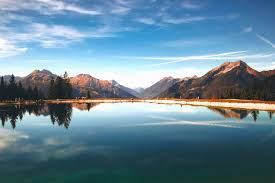
#> input picture fwdipprogramandoutput89101112/download.jpeg, 275 x 183 px
$ python 8.py
#> lines starting #> are read from the running program, lines starting #| are printed output that depends on the picture
import cv2
import numpy as np

image = cv2.imread('download.jpeg')
#> image is the input picture: shape (183, 275, 3); mean B, G, R 150.7, 133.5, 103.1
angle  = 45
scale_factor = 0.3
tx = 100
ty = 50

height,width = image.shape[:2]
#> height = 183; width = 275
rotation_matrix = cv2.getRotationMatrix2D((width/2,height/2),angle,scale_factor)
rotated_image = cv2.warpAffine(image,rotation_matrix,(width,height))
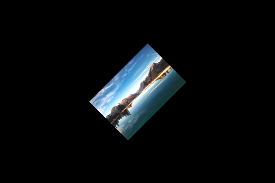
#> rotated_image: shape (183, 275, 3); mean B, G, R 13.6, 12, 9.3
translation_matrix = np.float32([[1,0,tx],[0,1,ty]])
translation_image = cv2.warpAffine(image,translation_matrix,(width,height))
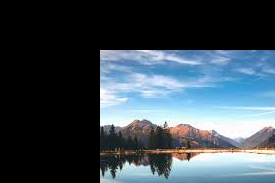
#> translation_image: shape (183, 275, 3); mean B, G, R 86.7, 76.9, 63

cv2.imshow('Original Image',image)
cv2.imshow('Rotated Image',rotated_image)
cv2.imshow('Translated Image',translation_image)

cv2.waitKey(0)
cv2.destroyAllWindows()

$ run again, with fwdipprogramandoutput89101112/image.jpeg copied over fwdipprogramandoutput89101112/download.jpeg
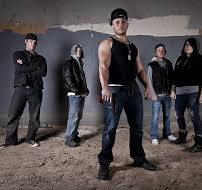
#> input picture fwdipprogramandoutput89101112/image.jpeg, 202 x 190 px
#> image is the input picture: shape (190, 202, 3); mean B, G, R 73.8, 72.4, 78.2
#> `rotated_image = cv2.warpAffine(image,rotation_matrix,(width,height))`:
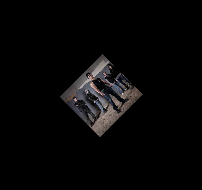
#> rotated_image: shape (190, 202, 3); mean B, G, R 6.7, 6.5, 7.1
#> `translation_image = cv2.warpAffine(image,translation_matrix,(width,hei..`:
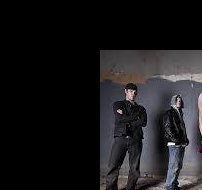
#> translation_image: shape (190, 202, 3); mean B, G, R 27.7, 26, 27
